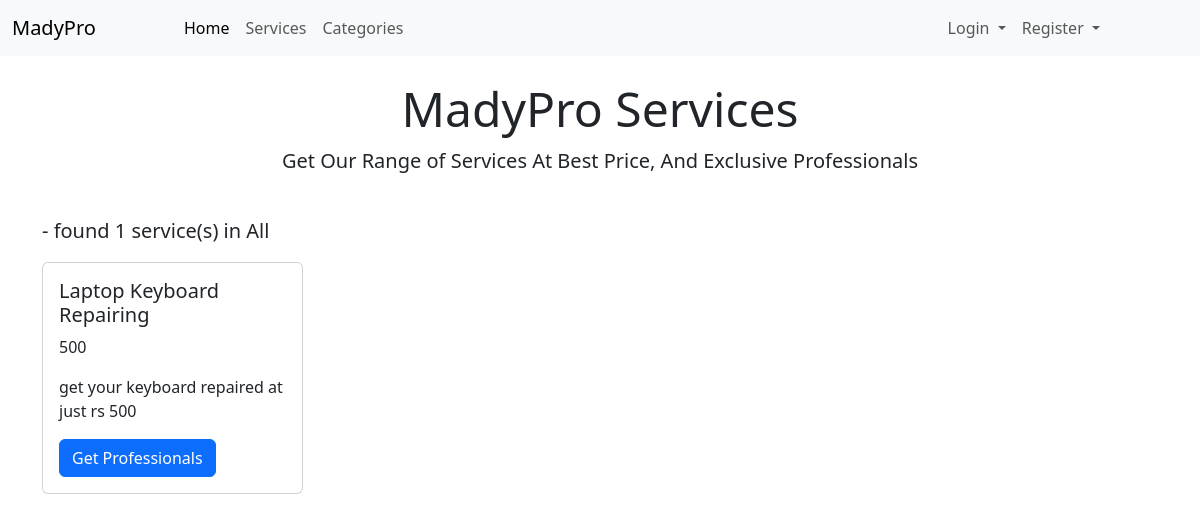
Page /services on the earlier database version.
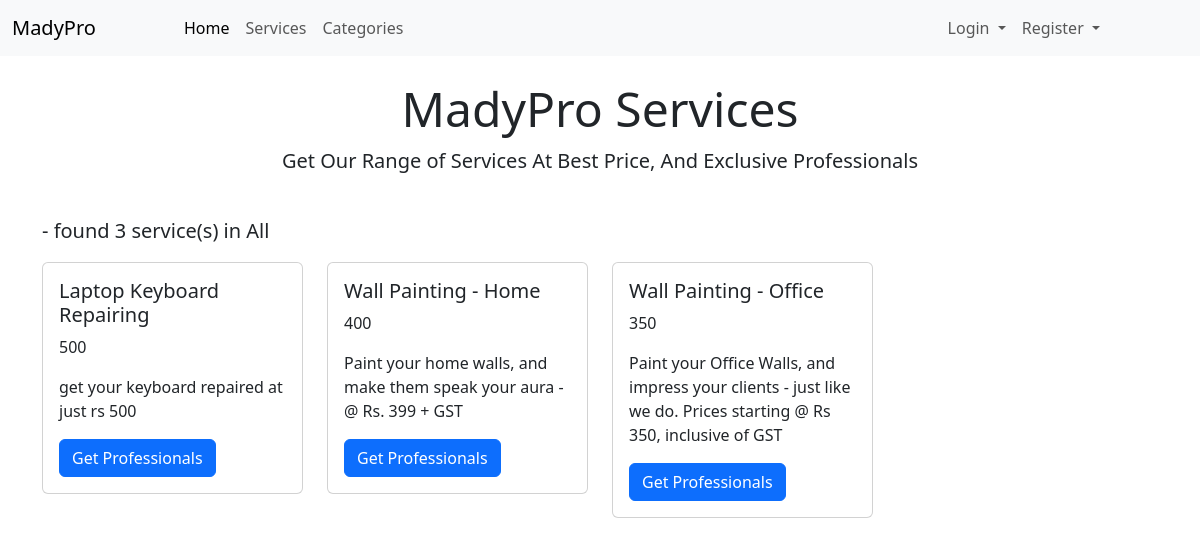
Same page on the later database version.
### app/models.py (models this page shows, shortened)
class Service(db.Model):
    id = db.Column(db.Integer, autoincrement=True, primary_key=True)
    name = db.Column(db.String, unique=True, nullable=False)
    price = db.Column(db.Integer, nullable=False)
    description = db.Column(db.Text)
    category_id = db.Column(db.Integer, db.ForeignKey('category.id'), nullable=False)
    professionals = db.relationship('Professional', backref='service', lazy=True)

### app/routes.py (the view)
@app.route("/services")
def services():
    all_services = Service.query.all()
    return render_template("services.html", services=all_services)

### app/templates/services.html
{% extends 'base.html' %}
{% block content %}
    <div class="container mt-4">
        <h3 class="text-center display-5 my-2">MadyPro Services</h3>
        <div class="row">
            <div class="text-center">
                <p class="lead">Get Our Range of Services At Best Price, And Exclusive Professionals</p>
            </div>
        </div>
    </div>
    <div class="container mt-4">
        {% if not category %}
            {% set category = "All" %}
        {% endif %}
        <p class="lead">- found <b>{{ services|length }}</b> service(s) in <b>{{ category }}</b></p>
        <div class="row">
            {% for service in services %}
            <div class="col-md-3 col-sm-6 mb-4">
                <div class="card">
                    <div class="card-body">
                        <h5 class="card-title">{{ service.name }}</h5>
                        <p class="card-text">{{service.price}}</p>
                        <p class="card-text">{{service.description}}</p>
                        <a href="{{ url_for('get_professionals_of_service', service_id=service.id) }}" class="btn btn-primary">Get Professionals</a>
                    </div>
                </div>
            </div>
            {% endfor %}
        </div>
    </div>
{% endblock %}

### app/templates/base.html (shortened to what this page needs)
<!DOCTYPE html>
<html lang="en">
<head>
    <link href="https://cdn.jsdelivr.net/npm/bootstrap@5.3.3/dist/css/bootstrap.min.css" rel="stylesheet">
  </head>
<body>
  <nav class="navbar navbar-expand-lg bg-body-tertiary">
    <div class="container-fluid">
      <a class="navbar-brand" href="{{ url_for('home') }}">MadyPro</a>
      <div class="collapse navbar-collapse" id="navbarNavAltMarkup">
        <div class="navbar-nav left-content">
          <a class="nav-link active" aria-current="page" href="{{ url_for('home') }}">Home</a>
          <a class="nav-link" href="{{ url_for('services') }}">Services</a>
          <a class="nav-link" href="{{ url_for('categories') }}">Categories</a>
        </div>
        <div class="navbar-nav ms-auto right-content">
          {% if current_user.is_authenticated %}
            <div class="nav-item dropdown">
              <a class="nav-link dropdown-toggle" href="#" id="userDropdown" role="button" data-bs-toggle="dropdown" aria-expanded="false">
                {% if current_user.get_id().startswith('c_') %}
                  Customer {{ current_user.name }}
                {% else %}
                  Professional {{ current_user.name }}
                {% endif %}
              </a>
              <ul class="dropdown-menu" aria-labelledby="userDropdown">
                <li><a class="dropdown-item" href="{{ url_for('professional_dashboard') }}">Profile</a></li>
                <li><a class="dropdown-item" href="{{ url_for('logout') }}">Logout</a></li>
              </ul>
            </div>
          {% else %}
            <div class="nav-item dropdown">
              <a class="nav-link dropdown-toggle" href="#" id="loginDropdown" role="button" data-bs-toggle="dropdown" aria-expanded="false">
                Login
              </a>
            </div>
            <div class="nav-item dropdown">
              <a class="nav-link dropdown-toggle" href="#" id="registerDropdown" role="button" data-bs-toggle="dropdown" aria-expanded="false">
                Register
              </a>
            </div>
          {% endif %}
        </div>
      </div>
    </div>
  </nav>
    {% block content %}
    {% endblock %}
</body>
</html>

### app/templates/base.html (style rules this page uses)
.navbar-nav.left-content { margin-left: 4rem; }
.navbar-nav.right-content { margin-right: 5rem; }

Differences in the rows shown:
added Service: name "Wall Painting - Home", price "400", description "Paint your home walls, and make them speak your aura - @ Rs. 399 + GST"
added Service: name "Wall Painting - Office", price "350", description "Paint your Office Walls, and impress your clients - just like we do. Prices starting @ Rs 350, inclusive of GST"
Other differences:
{{ services|length }}: "1" → "3"
